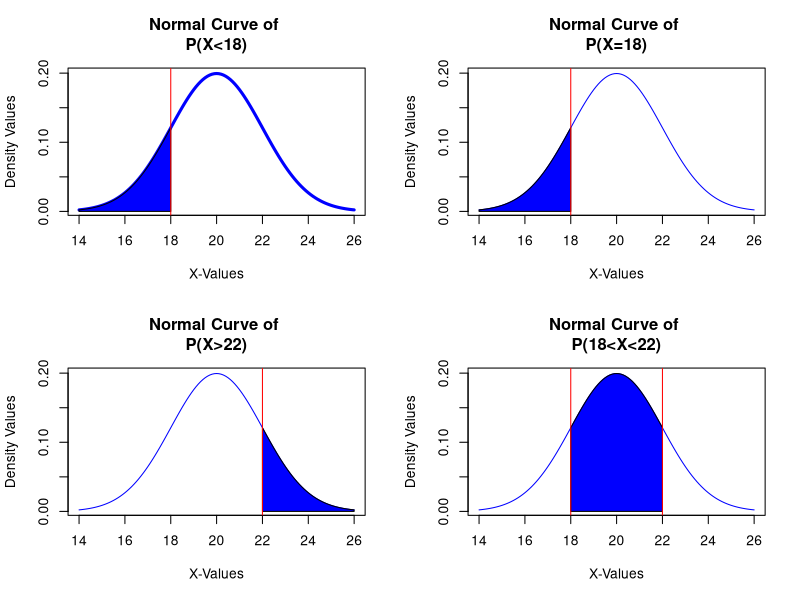

Write the R code that produced this figure.

Mean=20
Mean
Var=4
Var
Sd=sqrt(Var)
Sd
x1=18
x1
P_x_ND1=pnorm(q=x1, mean=Mean, sd=Sd, lower.tail=TRUE, log.p=F)
P_x_ND1

lower_bound= Mean-3*Sd
lower_bound
upper_bound= Mean+3*Sd
upper_bound
x1=seq(from= lower_bound, to=upper_bound, by=0.1)
x1
y1=dnorm(x1, mean = Mean, sd = Sd)
y1
par(mfrow=c(2,2))
plot(x1, y1, type = "l", lty = 1, col = "blue", xlab = "X-Values", ylab = "Density Values", main = "Normal Curve of 
P(X<18)", lwd=3)

x1=seq(from= lower_bound, to=18, by=0.1)
y1=dnorm(x1, mean = Mean, sd = Sd)
polygon(c(lower_bound,x1,18),c(0,y1,0),col="blue")
abline(v=18, col="red")
X=18
X
P_x_ND2=dnorm(x=X, mean=Mean, sd=Sd)
P_x_ND2

x2=seq(from= lower_bound, to= upper_bound, by=0.1)
x2
y2=dnorm(x2, mean = Mean, sd = Sd)
y2
plot(x2, y2, type = "l", lty = 1, col = "blue", xlab = "X-Values", ylab = "Density Values", main = "Normal Curve of 
P(X=18)")

x2=seq(from= lower_bound, to=18, by=0.1)
y2=dnorm(x2, mean = Mean, sd = Sd)
polygon(c(lower_bound,x2,18),c(0,y2,0),col="blue")
abline(v=18, col="red")
x2=22
x2
P_x_ND3=pnorm(q=x2, mean=Mean, sd=Sd, lower.tail=FALSE, log.p=F)
P_x_ND3

x3=seq(from= lower_bound, to= upper_bound, by=0.1)
x3
y3=dnorm(x3, mean = Mean, sd = Sd)
y3
plot(x3, y3, type = "l", lty = 1, col = "blue", xlab = "X-Values", ylab = "Density Values", main = "Normal Curve of 
P(X>22)")


x3=seq(from=22, to= upper_bound, by=0.1)
y3=dnorm(x3, mean = Mean, sd = Sd)
polygon(c(22,x3, upper_bound),c(0,y3,0),col="blue")
abline(v=22, col="red")
x3=18
x3
x4=22
x4
P_x_ND4=pnorm(q=x4,mean=Mean,sd=Sd, lower.tail=T)-pnorm(q=x3,mean=Mean, sd=Sd,lower.tail=T)
P_x_ND4

x4=seq(from= lower_bound, to= upper_bound, by=0.1)
x4
y4=dnorm(x4, mean = Mean, sd = Sd)
y4
plot(x4, y4, type = "l", lty = 1, col = "blue", xlab = "X-Values", ylab = "Density Values", main = "Normal Curve of 
P(18<X<22)")

x4=seq(from=18, to= 22, by=0.1)
y4=dnorm(x4, mean = Mean, sd = Sd)
polygon(c(18,x4,22),c(0,y4,0),col="blue")
abline(v=c(18,22), col="red")
P=0.9
P
x=qnorm(p=P, mean=Mean, sd=Sd, lower.tail=T)
x
N=10
N
RN= rnorm(n=N, mean=Mean, sd=Sd)
RN